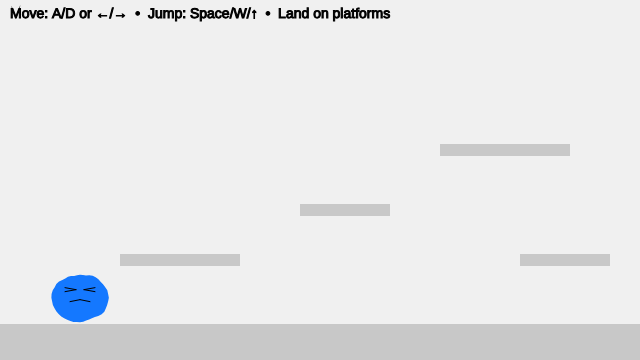
Frame 1 (no input)
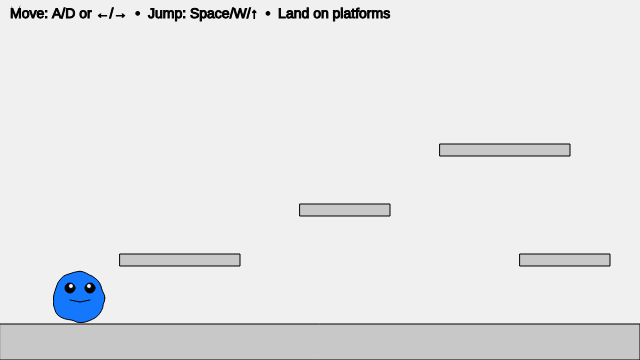
Frame 60 (no input)
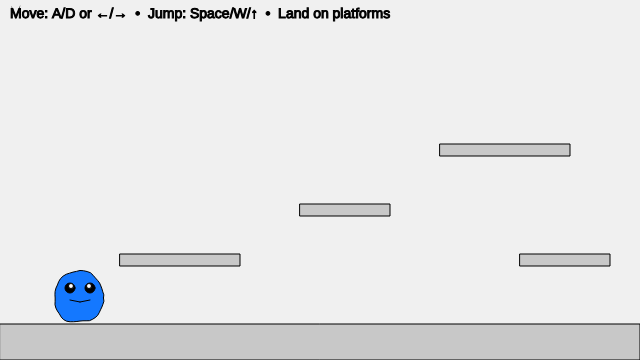
Frame 120 (the mouse pressed at the canvas centre since frame 60)

The p5.js sketch that drew these frames (run headless with seeded random() and noise() and a simulated clock; from frame 60 on, the mouse is pressed at the canvas centre):

// p5.js sketch
// ── sketch.js
// Y-position of the floor (ground level)
let floorY3;

// Player character (soft, animated blob)
let blob3 = {
  // Position (centre of the blob)
  x: 80,
  y: 0,

  // Visual properties
  r: 26, // Base radius
  points: 48, // Number of points used to draw the blob
  wobble: 7, // Edge deformation amount
  wobbleFreq: 0.9,

  // Time values for breathing animation
  t: 0,
  tSpeed: 0.01,

  // Physics: velocity
  vx: 0, // Horizontal velocity
  vy: 0, // Vertical velocity

  // Movement tuning
  accel: 0.55, // Horizontal acceleration
  maxRun: 4.0, // Maximum horizontal speed
  gravity: 0.65, // Downward force
  jumpV: -11.0, // Initial jump impulse

  // State
  onGround: false, // True when standing on a platform

  // Friction
  frictionAir: 0.995, // Light friction in air
  frictionGround: 0.88, // Stronger friction on ground
};

// List of solid platforms the blob can stand on
// Each platform is an axis-aligned rectangle (AABB)
let platforms = [];

// Function that draws an expression on an x, y position
// There are two emotions, default (happy) and strained (unhappy)
function drawExpression(emotion, x, y) {
  if (emotion === "default") {
    stroke(0);
    fill(0);
    circle(x - 10, y - 10, 10);
    circle(x + 10, y - 10, 10);
    fill(255);
    circle(x - 9, y - 12, 5);
    circle(x + 9, y - 12, 5);
    line(x - 10, y + 2, x, y + 4);
    line(x + 10, y + 2, x, y + 4);
  }
  if (emotion === "strained") {
    stroke(0);
    line(x - 15, y - 10, x - 4, y - 8);
    line(x - 15, y - 6, x - 4, y - 8);
    line(x + 15, y - 10, x + 4, y - 8);
    line(x + 15, y - 6, x + 4, y - 8);
    line(x - 10, y + 4, x, y + 2);
    line(x + 10, y + 4, x, y + 2);
  }
}

function setup() {
  createCanvas(640, 360);

  // Define the floor height
  floorY3 = height - 36;

  noStroke();
  textFont("sans-serif");
  textSize(14);

  // Create platforms (floor + steps)
  platforms = [
    { x: 0, y: floorY3, w: width, h: height - floorY3 }, // floor
    { x: 120, y: floorY3 - 70, w: 120, h: 12 }, // low step
    { x: 300, y: floorY3 - 120, w: 90, h: 12 }, // mid step
    { x: 440, y: floorY3 - 180, w: 130, h: 12 }, // high step
    { x: 520, y: floorY3 - 70, w: 90, h: 12 }, // return ramp
  ];

  // Start the blob resting on the floor
  blob3.y = floorY3 - blob3.r - 1;
}

function draw() {
  background(240);

  // --- Draw all platforms ---
  fill(200);
  for (const p of platforms) {
    rect(p.x, p.y, p.w, p.h);
  }

  // --- Input: left/right movement ---
  let move = 0;
  if (keyIsDown(65) || keyIsDown(LEFT_ARROW)) move -= 1; // A or ←
  if (keyIsDown(68) || keyIsDown(RIGHT_ARROW)) move += 1; // D or →
  blob3.vx += blob3.accel * move;

  // --- Apply friction and clamp speed ---
  blob3.vx *= blob3.onGround ? blob3.frictionGround : blob3.frictionAir;
  blob3.vx = constrain(blob3.vx, -blob3.maxRun, blob3.maxRun);

  // --- Apply gravity ---
  blob3.vy += blob3.gravity;

  // --- Collision representation ---
  // We collide using a rectangle (AABB),
  // even though the blob is drawn as a circle
  let box = {
    x: blob3.x - blob3.r,
    y: blob3.y - blob3.r,
    w: blob3.r * 2,
    h: blob3.r * 2,
  };

  // --- STEP 1: Move horizontally, then resolve X collisions ---
  box.x += blob3.vx;
  for (const s of platforms) {
    if (overlap(box, s)) {
      if (blob3.vx > 0) {
        // Moving right → hit the left side of a platform
        box.x = s.x - box.w;
      } else if (blob3.vx < 0) {
        // Moving left → hit the right side of a platform
        box.x = s.x + s.w;
      }
      blob3.vx = 0;
    }
  }

  // --- STEP 2: Move vertically, then resolve Y collisions ---
  box.y += blob3.vy;
  blob3.onGround = false;

  for (const s of platforms) {
    if (overlap(box, s)) {
      if (blob3.vy > 0) {
        // Falling → land on top of a platform
        box.y = s.y - box.h;
        blob3.vy = 0;
        blob3.onGround = true;
      } else if (blob3.vy < 0) {
        // Rising → hit the underside of a platform
        box.y = s.y + s.h;
        blob3.vy = 0;
      }
    }
  }

  // --- Convert collision box back to blob centre ---
  blob3.x = box.x + box.w / 2;
  blob3.y = box.y + box.h / 2;

  // Keep blob inside the canvas horizontally
  blob3.x = constrain(blob3.x, blob3.r, width - blob3.r);

  // --- Draw the animated blob ---
  blob3.t += blob3.tSpeed;
  drawBlobCircle(blob3);
  // --- Draws expression based on onGround state ---
  if (blob3.onGround === true) {
    drawExpression("default", blob3.x, blob3.y);
  } else {
    drawExpression("strained", blob3.x, blob3.y);
  }

  // --- HUD ---
  fill(0);
  text("Move: A/D or ←/→  •  Jump: Space/W/↑  •  Land on platforms", 10, 18);
}

// Axis-Aligned Bounding Box (AABB) overlap test
// Returns true if rectangles a and b intersect
function overlap(a, b) {
  return (
    a.x < b.x + b.w && a.x + a.w > b.x && a.y < b.y + b.h && a.y + a.h > b.y
  );
}

// Draws the blob using Perlin noise for a soft, breathing effect
function drawBlobCircle(b) {
  fill(20, 120, 255);
  beginShape();

  for (let i = 0; i < b.points; i++) {
    const a = (i / b.points) * TAU;

    // Noise-based radius offset
    const n = noise(
      cos(a) * b.wobbleFreq + 100,
      sin(a) * b.wobbleFreq + 100,
      b.t,
    );

    const r = b.r + map(n, 0, 1, -b.wobble, b.wobble);

    vertex(b.x + cos(a) * r, b.y + sin(a) * r);
  }

  endShape(CLOSE);
}

// Jump input (only allowed when grounded)
function keyPressed() {
  if (
    (key === " " || key === "W" || key === "w" || keyCode === UP_ARROW) &&
    blob3.onGround
  ) {
    blob3.vy = blob3.jumpV;
    blob3.onGround = false;
  }
}

/* In-class tweaks for experimentation:
   • Add a new platform:
     platforms.push({ x: 220, y: floorY3 - 150, w: 80, h: 12 });

   • “Ice” feel → frictionGround = 0.95
   • “Sand” feel → frictionGround = 0.80
*/
